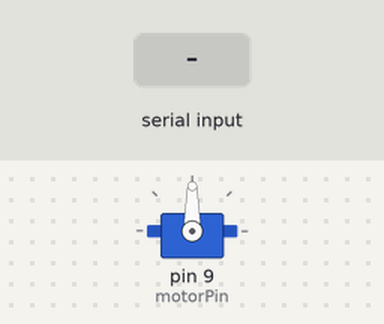
Bench run of a sketch on a simulated Arduino Uno, built with avr-gcc and run on an emulated ATmega328P. Parts: servo. The test bench sets the inputs (shaded band).

Above: at 1.2 s.
1.3 s: "1" received over Serial
At 1.6 s:
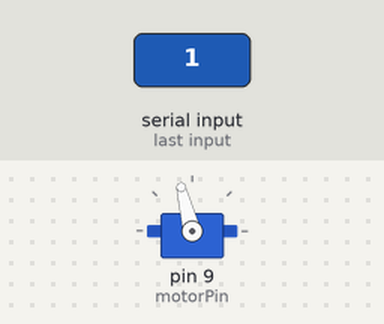
2.8 s: "0" received over Serial
At 3.9 s:
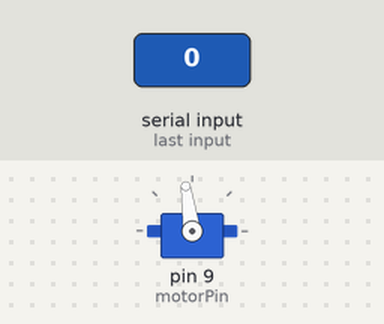
Timing chart, 0 to 5.8 s (numbered marks = the images above; inputs shaded):
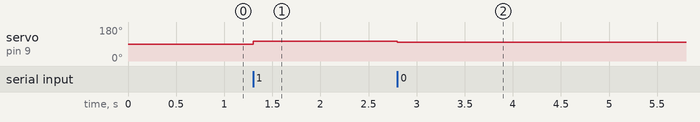

Measured:
- after the input at 1.3 s, servo on pin 9 (motorPin): 90° → 104° at once
- after the input at 2.8 s, servo on pin 9 (motorPin): 104° → 98° at once

The sketch:

dyno.ino
```cpp
#include <Servo.h>

Servo myservo;
int motorPin = 9;  // Pin connected to the servo motor
int angle = 0;     // Initial angle of the servo motor

void setup() {
    myservo.attach(motorPin); // Attach the servo to the specified pin
    Serial.begin(9600);       // Initialize serial communication
}

void loop() {
    if (Serial.available() > 0) {
        char signal = Serial.read();  // Read the incoming signal

        if (signal == '1') {
            angle = 104;               // Set the angle to 90 degrees
            myservo.write(angle);     // Rotate the servo motor
           // delay(250);              // Wait for motor movement

            // Send response back to Python

        } else if (signal == '0') {
            angle = 98;                // Set the angle back to 0 degrees
            myservo.write(angle);     // Return the servo motor to initial position
        }
    }
}
```
